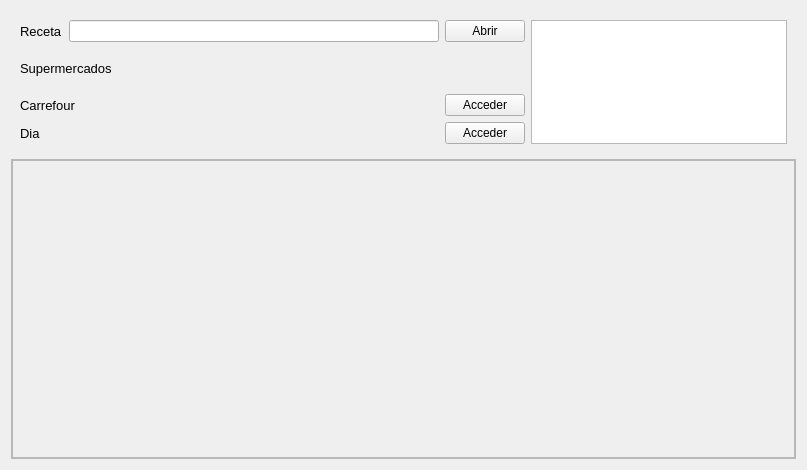
      <widget class="QWidget" name="pagina_mapa">
       <layout class="QGridLayout" name="gridLayout_5">
        <item row="0" column="1">
         <widget class="QWidget" name="div_ingredientes_super" native="true">
          <property name="minimumSize">
           <size>
            <width>0</width>
            <height>0</height>
           </size>
          </property>
          <property name="maximumSize">
           <size>
            <width>16777215</width>
            <height>430</height>
           </size>
          </property>
          <layout class="QGridLayout" name="gridLayout_6">
           <item row="0" column="0">
            <layout class="QHBoxLayout" name="horizontalLayout_11">
             <item>
              <widget class="QLabel" name="label_4">
               <property name="font">
                <font>
                 <pointsize>10</pointsize>
                </font>
               </property>
               <property name="text">
                <string>Receta</string>
               </property>
              </widget>
             </item>
             <item>
              <widget class="QLineEdit" name="lineAbrirReceta"/>
             </item>
             <item>
              <widget class="QPushButton" name="btnAbrirRecetaAnalizar">
               <property name="text">
                <string>Abrir</string>
               </property>
              </widget>
             </item>
            </layout>
           </item>
           <item row="1" column="0">
            <layout class="QHBoxLayout" name="horizontalLayout_12">
             <item>
              <widget class="QLabel" name="label_7">
               <property name="font">
                <font>
                 <pointsize>10</pointsize>
                </font>
               </property>
               <property name="text">
                <string>Supermercados</string>
               </property>
              </widget>
             </item>
             <item>
              <widget class="QLabel" name="label_8">
               <property name="minimumSize">
                <size>
                 <width>40</width>
                 <height>40</height>
                </size>
               </property>
               <property name="maximumSize">
                <size>
                 <width>40</width>
                 <height>40</height>
                </size>
               </property>
               <property name="text">
                <string/>
               </property>
               <property name="pixmap">
                <pixmap resource="resource.qrc">:/icons/icons/carrito-de-compras.png</pixmap>
               </property>
               <property name="scaledContents">
                <bool>true</bool>
               </property>
              </widget>
             </item>
            </layout>
           </item>
           <item row="2" column="0">
            <layout class="QVBoxLayout" name="verticalLayout_6">
             <item>
              <layout class="QHBoxLayout" name="horizontalLayout_13">
               <item>
                <widget class="QLabel" name="label_9">
                 <property name="font">
                  <font>
                   <pointsize>10</pointsize>
                  </font>
                 </property>
                 <property name="text">
                  <string>Carrefour</string>
                 </property>
                </widget>
               </item>
               <item>
                <spacer name="horizontalSpacer_4">
                 <property name="orientation">
                  <enum>Qt::Horizontal</enum>
                 </property>
                 <property name="sizeHint" stdset="0">
                  <size>
                   <width>358</width>
                   <height>20</height>
                  </size>
                 </property>
                </spacer>
               </item>
               <item>
                <widget class="QPushButton" name="btnCarrefour">
                 <property name="text">
                  <string>Acceder</string>
                 </property>
                </widget>
               </item>
              </layout>
             </item>
             <item>
              <layout class="QHBoxLayout" name="horizontalLayout_14">
               <item>
                <widget class="QLabel" name="label_10">
                 <property name="font">
                  <font>
                   <pointsize>10</pointsize>
                  </font>
                 </property>
                 <property name="text">
                  <string>Dia</string>
                 </property>
                </widget>
               </item>
               <item>
                <spacer name="horizontalSpacer_5">
                 <property name="orientation">
                  <enum>Qt::Horizontal</enum>
                 </property>
                 <property name="sizeHint" stdset="0">
                  <size>
                   <width>398</width>
                   <height>20</height>
                  </size>
                 </property>
                </spacer>
               </item>
               <item>
                <widget class="QPushButton" name="btnDia">
                 <property name="text">
                  <string>Acceder</string>
                 </property>
                </widget>
               </item>
              </layout>
             </item>
            </layout>
           </item>
           <item row="0" column="1" rowspan="3">
            <widget class="QTableView" name="tablaIngredientesReceta">
             <property name="alternatingRowColors">
              <bool>true</bool>
             </property>
             <property name="sortingEnabled">
              <bool>true</bool>
             </property>
             <attribute name="horizontalHeaderStretchLastSection">
              <bool>true</bool>
             </attribute>
             <attribute name="verticalHeaderStretchLastSection">
              <bool>true</bool>
             </attribute>
            </widget>
           </item>
          </layout>
         </widget>
        </item>
        <item row="1" column="1">
         <widget class="QFrame" name="divMapa">
          <property name="minimumSize">
           <size>
            <width>0</width>
            <height>300</height>
           </size>
          </property>
          <property name="maximumSize">
           <size>
            <width>16777215</width>
            <height>300</height>
           </size>
          </property>
          <property name="frameShape">
           <enum>QFrame::StyledPanel</enum>
          </property>
          <property name="frameShadow">
           <enum>QFrame::Raised</enum>
          </property>
          <layout class="QGridLayout" name="gridLayout_15">
           <property name="leftMargin">
            <number>0</number>
           </property>
           <property name="topMargin">
            <number>0</number>
           </property>
           <property name="rightMargin">
            <number>0</number>
           </property>
           <property name="bottomMargin">
            <number>0</number>
           </property>
           <property name="spacing">
            <number>0</number>
           </property>
           <item row="0" column="0">
            <widget class="QFrame" name="labelFrameMapa">
             <property name="frameShape">
              <enum>QFrame::StyledPanel</enum>
             </property>
             <property name="frameShadow">
              <enum>QFrame::Raised</enum>
             </property>
            </widget>
           </item>
          </layout>
         </widget>
        </item>
       </layout>
      </widget>
